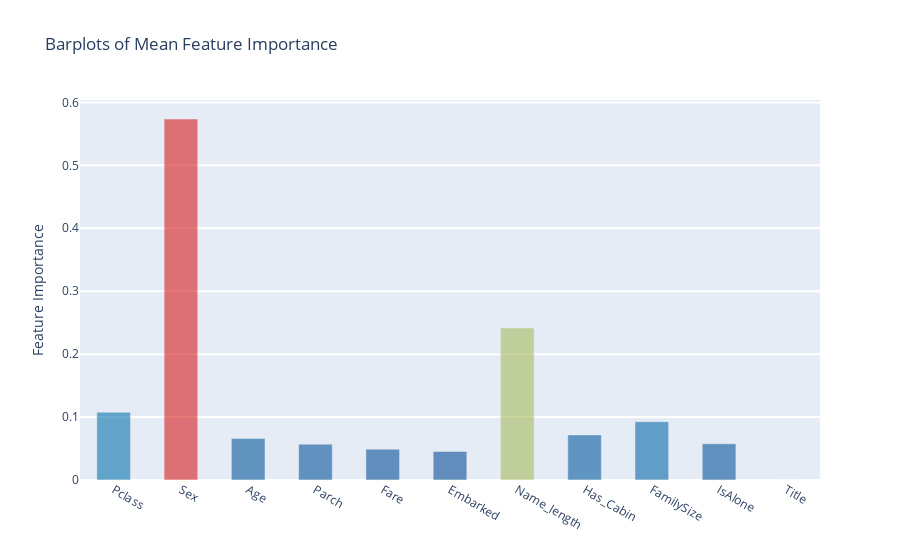

Source (notebook cell):
### Markdown cell above
### Plotly Barplot of Average Feature Importances
  
Having obtained the mean feature importance across all our classifiers, we can plot them into a Plotly bar plot as follows:

### Code cell
y = feature_dataframe['mean'].values
x = feature_dataframe['features'].values
data = [go.Bar(x=x,
               y=y,
               width=0.5,
               marker=dict(
                   color=feature_dataframe['mean'].values,
                   colorscale='Portland',
                   reversescale=False
               ),
               opacity=0.6
               )]

layout = go.Layout(
    autosize=True,
    title='Barplots of Mean Feature Importance',
    hovermode='closest',
    # xaxis=dict(
    #     title='Pop',
    #     ticklen=5,
    #     zeroline=False,
    #     gridwidth=2,
    # ),
    yaxis=dict(
        title='Feature Importance',
        ticklen=5,
        gridwidth=2
    ),
    # colorbar가 안 나와서 추가
    # colorway=dict(
    #     title='Mean Value',
    #     titleside='right'),
    showlegend=False,
)
fig = go.Figure(data=data, layout=layout)
fig.update_layout(coloraxis_showscale=True)
py.iplot(fig, filename='bar-direct-labels')

### Figure 1 — Plotly figure (JSON) as saved in the notebook; plotly's stock layout.template omitted (floating-point values rounded to 4 significant figures)
{"data": [{"marker": {"color": [0.1078, 0.5736, 0.06599, 0.0569, 0.0489, 0.04533, 0.2417, 0.07165, 0.09266, 0.05762, 0], "colorscale": [[0, "rgb(12,51,131)"], [0.25, "rgb(10,136,186)"], [0.5, "rgb(242,211,56)"], [0.75, "rgb(242,143,56)"], [1, "rgb(217,30,30)"]], "reversescale": false}, "opacity": 0.6, "type": "bar", "width": 0.5, "x": ["Pclass", "Sex", "Age", "Parch", "Fare", "Embarked", "Name_length", "Has_Cabin", "FamilySize", "IsAlone", "Title"], "y": [0.1078, 0.5736, 0.06599, 0.0569, 0.0489, 0.04533, 0.2417, 0.07165, 0.09266, 0.05762, 0]}], "layout": {"autosize": true, "coloraxis": {"showscale": true}, "hovermode": "closest", "showlegend": false, "title": {"text": "Barplots of Mean Feature Importance"}, "yaxis": {"gridwidth": 2, "ticklen": 5, "title": {"text": "Feature Importance"}}}}
